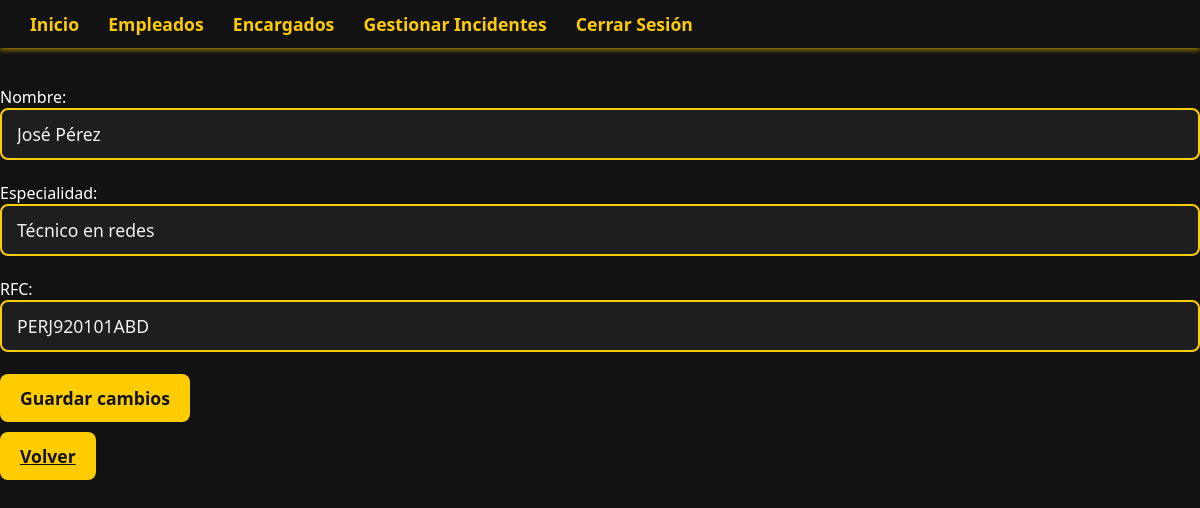
The page /Mod_Empleado.php?id=1 (signed in) on the database its author committed.
### tables this page shows
CREATE TABLE `tecnicos` (
  `id_tecnico` int(11) NOT NULL,
  `nombre` varchar(100) NOT NULL,
  `especialidad` varchar(100) NOT NULL,
  `disponibilidad` enum('Disponible','En servicio') NOT NULL DEFAULT 'Disponible',
  `rfc` char(13) NOT NULL DEFAULT '',
  `desempeno` decimal(3,2) DEFAULT 0.00
);

### Mod_Empleado.php (the view, shortened to what this page needs)
<?php
$conn = openConnection();
$id = intval($_GET['id']);
$stmt = $conn->prepare("SELECT * FROM tecnicos WHERE id_tecnico = ?");
$stmt->bind_param("i", $id);
$stmt->execute();
$result = $stmt->get_result();
$tecnico = $result->fetch_assoc();
?>
<!DOCTYPE html>
<html lang="es">
<head>
    <link rel="stylesheet" href="style/styles.css" />
</head>
<body>
<header class="dashboard-header">
    <nav class="dashboard-nav">
        <a href="admin_dashboard.php">Inicio</a>
        <a href="Admin_Empleados.php" class="active">Empleados</a>
        <a href="Admin_Encargados.php">Encargados</a>
        <a href="gestionar_incidentes.php">Gestionar Incidentes</a>
        <a href="logout.php">Cerrar Sesión</a>
    </nav>
</header>
<main class="dashboard-main">
    <div class="contenedor-principal">
        <h1 class="page-title">Modificar Técnico</h1>
        <form method="POST" class="formulario-editar">
            <label for="nombre">Nombre:</label><br>
            <input
                type="text"
                id="nombre"
                name="nombre"
                value="<?= htmlspecialchars($tecnico['nombre']) ?>"
                required
                class="input-text"
            /><br><br>
            <label for="especialidad">Especialidad:</label><br>
            <input
                type="text"
                id="especialidad"
                name="especialidad"
                value="<?= htmlspecialchars($tecnico['especialidad']) ?>"
                required
                class="input-text"
            /><br><br>
            <label for="rfc">RFC:</label><br>
            <input
                type="text"
                id="rfc"
                name="rfc"
                value="<?= htmlspecialchars($tecnico['rfc']) ?>"
                maxlength="13"
                required
                class="input-text"
            /><br><br>
            <button type="submit" class="btn btn-yellow">Guardar cambios</button>
        </form>
        <br>
        <a href="admin_empleados.php" class="btn btn-back">Volver</a>
    </div>
</main>
</body>
</html>

### style/styles.css (style rules this page uses)
* { margin: 0; padding: 0; box-sizing: border-box; font-family: 'Segoe UI', Tahoma, Geneva, Verdana, sans-serif; color: #fff; }
body { background-color: #121212; min-height: 100vh; display: flex; flex-direction: column; }
.btn { background-color: #ffcc00; color: #121212; padding: 12px 20px; border: none; border-radius: 8px; font-weight: 700; font-size: 1.1rem; cursor: pointer; transition: background-color 0.3s ease; }
input[type="text"], input[type="search"], input[type="email"], input[type="password"], textarea, select { background-color: #1e1e1e; border: 2px solid #ffcc00; border-radius: 8px; padding: 12px 15px; font-size: 1.1rem; color: #f0f0f0; resize: vertical; transition: border-color 0.3s ease; width: 100%; }
.dashboard-header { position: fixed; top: 0; left: 0; width: 100%; background-color: #121212; box-shadow: 0 2px 5px rgba(255, 204, 0, 0.6); z-index: 1000; padding: 12px 30px; display: flex; align-items: center; }
.dashboard-nav a { display: inline-block; margin-right: 25px; color: #ffcc00; text-decoration: none; font-weight: 700; font-size: 1.1rem; transition: color 0.3s ease; }
.page-title { font-size: 2.8rem; font-weight: 900; color: #ffcc00; margin-bottom: 25px; }

### rows shown on the page
tecnicos: nombre "José Pérez", especialidad "Técnico en redes", rfc "PERJ920101ABD"
